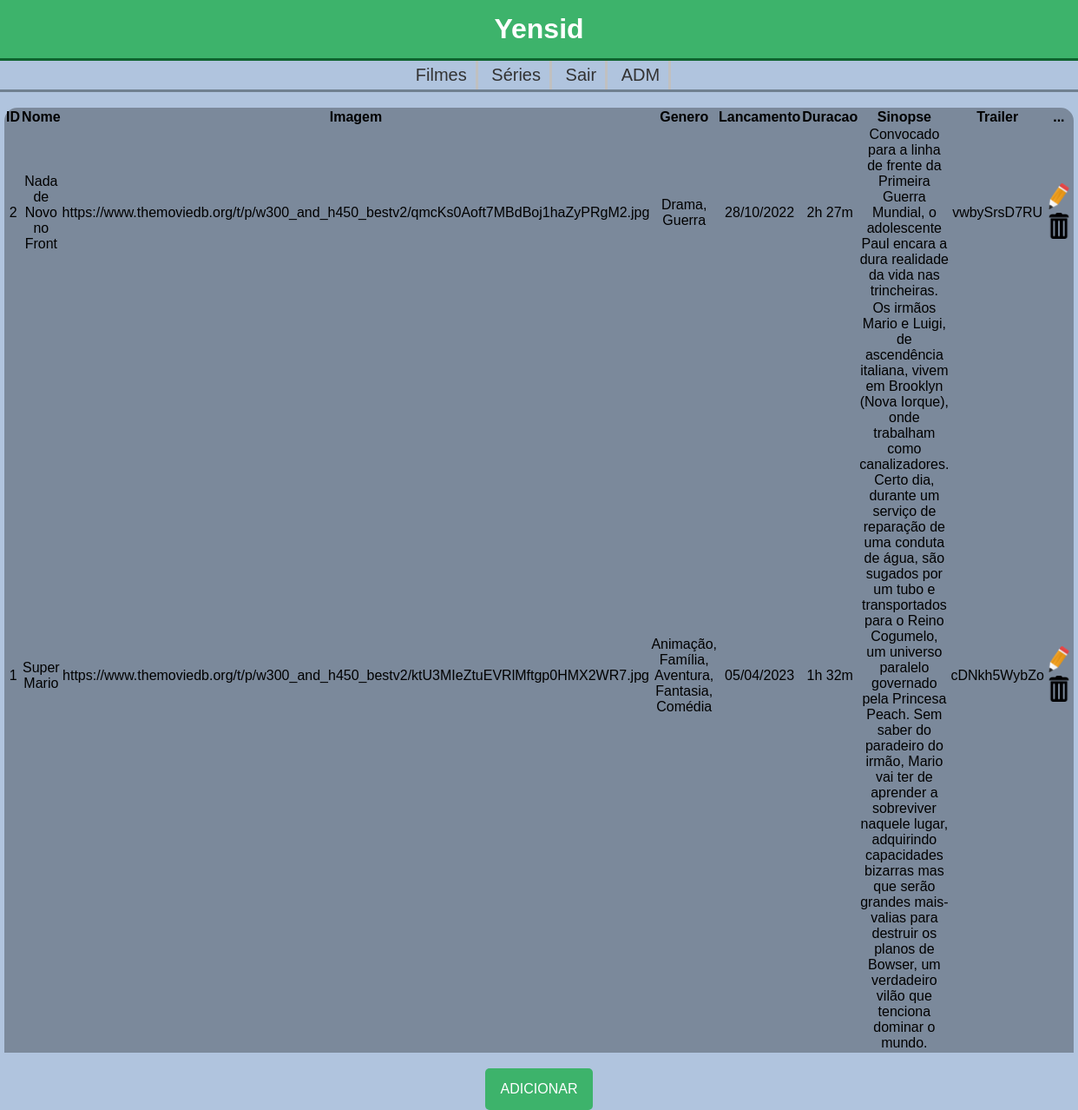
Page /adm/adm.php (signed in) on the committed database.
### tables this page shows
CREATE TABLE `conteudo` (
  `id` int(11) NOT NULL,
  `nome` varchar(255) NOT NULL,
  `imagem` varchar(1000) NOT NULL,
  `genero` varchar(1000) NOT NULL,
  `lancamento` varchar(10) NOT NULL,
  `duracao` varchar(10) NOT NULL,
  `sinopse` varchar(4000) NOT NULL,
  `trailer` varchar(3000) NOT NULL
);

### adm/adm.php (the view, shortened to what this page needs)
<?php
    include_once('connection.php');
    $sqlconteudo = "SELECT * FROM conteudo ORDER BY id DESC";
    $resultconteudo = $mysqli->query($sqlconteudo);
?>
<!DOCTYPE html>
<html lang="pt-br">
<head>
    <link rel="stylesheet" href="../css/conteudo.css" type="text/css" media="screen">
</head>
<body>
    <header>
        <h1>Yensid</h1>
    </header>
    <nav>
        <ul class="menu">
            <li><a href="http://localhost/P2/filmes.php">Filmes</a></li>
            <li><a href="http://localhost/P2/series.php">Séries</a></li>
            <li><a href="logout.php">Sair</a></li>
            <li><a href="#">ADM</a></li>
        </ul>
    </nav>
    <br>
    <div>
        <table class="table-bg">
            <thead>
                <tr>
                    <th scope="col">ID</th>
                    <th scope="col">Nome</th>
                    <th scope="col">Imagem</th>
                    <th scope="col">Genero</th>
                    <th scope="col">Lancamento</th>
                    <th scope="col">Duracao</th>
                    <th scope="col">Sinopse</th>
                    <th scope="col">Trailer</th>
                    <th scope="col">...</th>
                </tr>
            <tbody>
                <?php
                    while($user_data = mysqli_fetch_assoc($resultconteudo)){
                        echo "<tr>";
                        echo "<td>".$user_data['id']."</td>";
                        echo "<td>".$user_data['nome']."</td>";
                        echo "<td>".$user_data['imagem']."</td>";
                        echo "<td>".$user_data['genero']."</td>";
                        echo "<td>".$user_data['lancamento']."</td>";
                        echo "<td>".$user_data['duracao']."</td>";
                        echo "<td>".$user_data['sinopse']."</td>";
                        echo "<td>".$user_data['trailer']."</td>";
                        echo "<td>
                            <a class='editar' href='admEdit.php?id=$user_data[id]'>
                               <img src='../img/Edit.png'>
                            </a>
                            <a class='editar' href='delete.php?id=$user_data[id]'>
                               <img src='../img/Delete.png'>
                            </a>
                        </td>";
                        echo "</tr>";
                    }
                ?>
            </tbody>
        </table>
    </div>
    <br>
    <div class="adcForm">
        <a href="admForm.php" class="btn" id="form">Adicionar</a>
    </div>
</body>

### css/conteudo.css (style rules this page uses)
* { padding: 0; margin: 0; box-sizing: border-box; font-family: Helvetica; }
header { background-color: #3db36b; color: #fff; padding: 15px; text-align: center; border-bottom: 3px solid #0f642f; }
.btn { display: block; width: 100%; text-align: center; text-transform: uppercase; text-decoration: none; background-color: #3db36b; color: #fff; padding: 15px; border-radius: 5px; transition: .5s; }
.menu { list-style:none; border-bottom: solid #708090; text-align: center; background-color: #B0C4DE; font-size: 20px; }
.menu li { position:relative; border-right: solid #c0c0c0; display: inline-block; }
.menu li a { color:#333; text-decoration:none; padding:5px 10px; display:block; }
body { background-color: #B0C4DE; }
.table-bg { text-align: center; background-color: rgba(0,0,0,0.3); border-radius: 15px 15px 0 0; margin: 0 auto; width: 80%; }
#form { width: 10%; }
.adcForm { display: flex; justify-content: center; }
.editar img { width: 30px; height: auto; }

### rows in the picture
conteudo: id "2", nome "Nada de Novo no Front", imagem "https://www.themoviedb.org/t/p/w300_and_h450_bestv2/qmcKs0Aoft7MBdBoj1haZyPRgM2.jpg", genero "Drama, Guerra", lancamento "28/10/2022", duracao "2h 27m", sinopse "Convocado para a linha de frente da Primeira Guerra Mundial, o adolescente Paul encara a dura realidade da vida nas trincheiras.", trailer "vwbySrsD7RU"
conteudo: id "1", nome "Super Mario", imagem "https://www.themoviedb.org/t/p/w300_and_h450_bestv2/ktU3MIeZtuEVRlMftgp0HMX2WR7.jpg", genero "Animação, Família, Aventura, Fantasia, Comédia", lancamento "05/04/2023", duracao "1h 32m", sinopse "Os irmãos Mario e Luigi, de ascendência italiana, vivem em Brooklyn (Nova Iorque), onde trabalham como canalizadores. Certo dia, durante um serviço de reparação de uma conduta de água, são sugados por um tubo e transportados para o Reino Cogumelo, um universo paralelo governado pela Princesa Peach. Sem saber do paradeiro do irmão, Mario vai ter de aprender a sobreviver naquele lugar, adquirindo capacidades bizarras mas que serão grandes mais-valias para destruir os planos de Bowser, um verdadeiro vilão que tenciona dominar o mundo.", trailer "cDNkh5WybZo"
